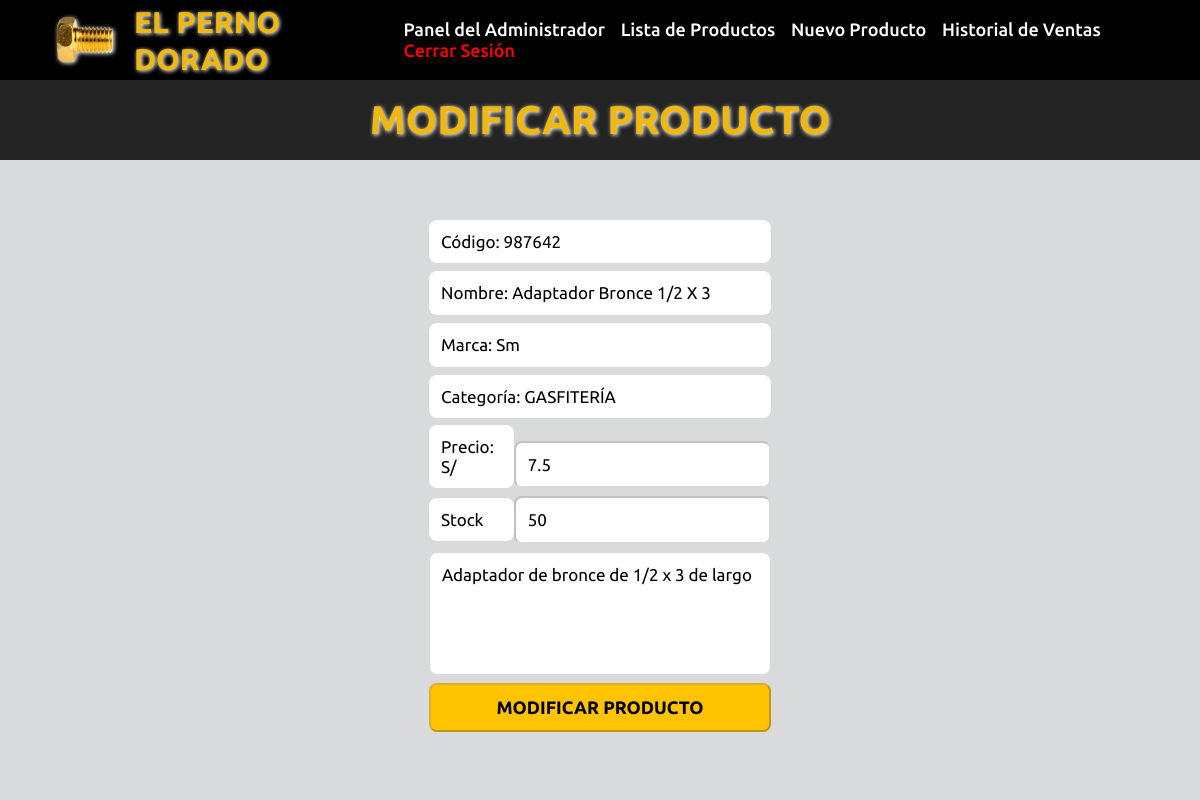
The app's page /view/update-product.php?id=987642 (signed in) with its own data.
### tables this page shows
CREATE TABLE `products` (
  `id` int(5) NOT NULL,
  `code` varchar(6) NOT NULL,
  `name` varchar(30) NOT NULL,
  `brand` varchar(20) NOT NULL,
  `idCategory` int(5) NOT NULL,
  `stock` int(5) NOT NULL,
  `price` float(10,2) NOT NULL,
  `description` tinytext NOT NULL,
  `file` varchar(50) NOT NULL
);

CREATE TABLE `categories` (
  `id` int(11) NOT NULL,
  `category` char(20) NOT NULL
);

### view/update-product.php (the view, shortened to what this page needs)
<!DOCTYPE html>
<html lang="es">
<?php
    class Products extends Database{
        public function viewProducts($connect,$id){
            $connect->setAttribute(PDO::ATTR_ERRMODE,PDO::ERRMODE_EXCEPTION);
            $query=$connect->prepare("SELECT * FROM products INNER JOIN categories ON products.idCategory = categories.id WHERE code= :id");
            $query->bindParam(":id",$id);
            $query->execute();
            $exists=$query->fetch(PDO::FETCH_ASSOC);
            return $exists;
        }
    }
    $id=$_REQUEST['id'];
    $products=new Products;
    $connect=$products->connect();
    $exists=$products->viewProducts($connect,$id);
?>
<head>
    <link rel="stylesheet" href="styles/normalize.css">
    <link rel="stylesheet" href="styles/nav-admin.css">
    <link rel="stylesheet" href="styles/update-product.css">
</head>
<body>
    <nav>
        <div class="logo">
            <figure>
                <a href="panel.php">
                    <img class="logo__img" src="../resources/images/logo.webp" alt="logo">
                </a>
            </figure>
            <h1><a class="logo__title" href="panel.php">EL PERNO DORADO</a></h1>
        </div>
        <ul>
            <li class="list">
                <a class="list__link" href="panel.php">Panel del Administrador</a>
            </li>
            <li class="list">
                <a class="list__link" href="product-list.php">Lista de Productos</a>
            </li>
            <li class="list">
                <a class="list__link" href="new-product.php">Nuevo Producto</a>
            </li>
            <li class="list">
                <a class="list__link" href="sales-history.html">Historial de Ventas</a>
            </li>
            <li class="list">
                <a class="list__link close" href="../controller/close.php">Cerrar Sesión</a>
            </li>
        </ul>
    </nav>
    <header class="header">
        <h2 class="header__title">MODIFICAR PRODUCTO</h2>
    </header>
    <main>
        <form class="update-form" action="#" method="post">
            <div class="update-form__input"><?php echo "Código: ".$exists['code']; ?></div>
            <div class="update-form__input"><?php echo "Nombre: ".$exists['name']; ?></div>
            <div class="update-form__input"><?php echo "Marca: ".$exists['brand']; ?></div>
            <div class="update-form__input"><?php echo "Categoría: ".$exists['category']; ?></div>
            <div class="update-form__editable">
                <label  class="update-form__input label">Precio: S/</label>
                <input class="update-form__input" type="text"name="price" value="<?php echo $exists['price']; ?>" required>
            </div>
            <div class="update-form__editable">
                <label  class="update-form__input label">Stock</label>
                <input class="update-form__input" type="number"name="stock" value="<?php echo $exists['stock']; ?>" required>
            </div>
            <textarea class="update-form__input textarea" name="desc" rows="5" required><?php echo $exists['description']; ?></textarea>
            <input class="update-form__button" type="submit" value="MODIFICAR PRODUCTO">
        </form>
    </main>
</body>
</html>

### view/styles/nav-admin.css (style rules this page uses)
:root { --color-slogan: #FFFFFF; --color-nav: #000000; --color-logo: #EFB810; --color-focus: #B98F0E; }
* { font-family: 'Ubuntu', sans-serif; font-weight: 400; }
nav { position: sticky; top: 0; display: flex; justify-content: space-between; align-items: center; width: 100%; height: 10vh; padding: 0 3vw; background-color: var(--color-nav); z-index: 1; }
nav, .logo { display: flex; align-items: center; }
.logo__img { height: 10vh; filter: drop-shadow(1px 1px 2px var(--color-slogan)); }
.logo__title { font-size: 30px; font-weight: 700; text-decoration: none; color: var(--color-logo); filter: drop-shadow(1px 1px 2px var(--color-slogan)); }
.list { display: inline-block; margin: 0 0.5vw; }
.list__link { font-size: 18px; font-weight: 500; text-decoration: none; color: var(--color-slogan); }
.close { color: #FF0000; }

### view/styles/update-product.css (style rules this page uses)
:root { --color-logo: #EFB810; --color-fondo: #80868A4D; --color-label: #FFFFFF; }
* { font-family: 'Ubuntu', sans-serif; font-weight: 400; }
.header { height: 10vh; display: flex; align-items: center; justify-content: center; background-color: #242424; }
.header__title { margin: 0; font-size: 40px; font-weight: 700; color: var(--color-logo); filter: drop-shadow(1px 1px 2px var(--color-label)); }
main { display: flex; justify-content: center; align-items: center; height: 80vh; margin: auto; background-color: var(--color-fondo); }
.update-form { width: 30vw; }
.update-form__input, .update-form__button { display: block; width: 95%; margin: auto; margin-bottom: 1vh; padding: 1.5vh; font-size: 17px; border-radius: 1vh; border-color: var(--color-fondo); background-color: var(--color-label); }
.update-form__editable { display: flex; justify-content: space-between; align-items: center; width: 95%; margin: auto; }
.label { margin-top: -1px; width: 30%;; }
.textarea { resize: none; }
.update-form__button { font-size: 18px; font-weight: 700; background-color: #FFC300; }

### records on screen
products: code "987642", name "Adaptador Bronce 1/2 X 3", brand "Sm", idCategory.category "GASFITERÍA", price "7.5", stock "50", desc "Adaptador de bronce de 1/2 x 3 de largo"
